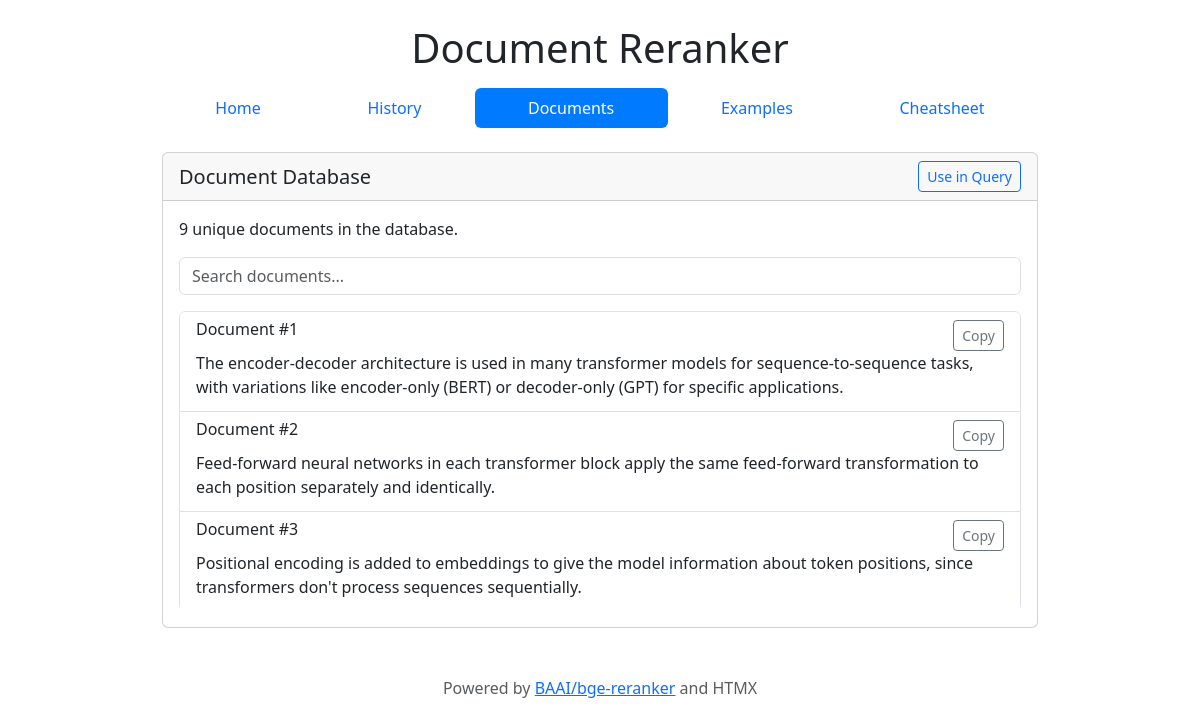
Screenshot of /documents with the database file from the repository.
### tables this page shows
CREATE TABLE documents (
            id INTEGER PRIMARY KEY AUTOINCREMENT,
            content TEXT UNIQUE NOT NULL,
            created_at TIMESTAMP DEFAULT CURRENT_TIMESTAMP
        );

### app.py (the view)
@app.route("/documents")
def documents() -> Union[str, Tuple[str, int]]:
    try:
        docs_data: List[Dict[str, Any]] = db.get_all_documents()
        logger.info(f"Documents page loaded with {len(docs_data)} documents")
        return render_template("documents.html", documents=docs_data)
    except Exception as e:
        logger.error(f"Error loading documents page: {str(e)}")
        logger.error(traceback.format_exc())
        return render_template("error.html", error=str(e))

### database.py (called while the page is built, shortened)
@contextmanager
def get_db_connection():
    logger.debug(f"Opening database connection to {DB_PATH}")
    conn = None
    try:
        conn = sqlite3.connect(DB_PATH, timeout=TIMEOUT)
        conn.row_factory = sqlite3.Row
        conn.isolation_level = None  # Enable autocommit mode
        conn.execute("BEGIN")  # Start transaction explicitly
        yield conn
        conn.execute("COMMIT")  # Commit transaction
        logger.debug("Database connection closed normally")
    finally:
        if conn:
            conn.close()

def get_all_documents():
    logger.info("Getting all documents")
    try:
        with get_db_connection() as conn:
            cursor = conn.cursor()
            cursor.execute("SELECT id, content FROM documents ORDER BY id")
            results = cursor.fetchall()
            logger.debug(f"Retrieved {len(results)} documents")
            return results
    except Exception as e:
        logger.error(f"Error in get_all_documents: {str(e)}")
        logger.error(traceback.format_exc())
        raise

### templates/documents.html (shortened to what this page needs)
{% extends "base.html" %}
{% block documents_active %}active{% endblock %}
{% block content %}
<div class="card">
    <div class="card-header d-flex justify-content-between align-items-center">
        <h5 class="card-title mb-0">Document Database</h5>
        <a href="/" class="btn btn-sm btn-outline-primary">Use in Query</a>
    </div>
    <div class="card-body">
        {% if documents %}
            <p class="mb-3">{{ documents|length }} unique documents in the database.</p>
            <div class="mb-3">
                <input type="text" class="form-control" id="document-search"
                       placeholder="Search documents..." aria-label="Search documents">
            </div>
            <div class="list-group document-list" id="document-list">
                {% for doc in documents %}
                <div class="list-group-item list-group-item-action document-item">
                    <div class="d-flex w-100 justify-content-between">
                        <h6 class="mb-1">Document #{{ doc.id }}</h6>
                        <button class="btn btn-sm btn-outline-secondary copy-btn"
                                data-content="{{ doc.content }}">Copy</button>
                    </div>
                    <p class="mb-1 document-content">{{ doc.content }}</p>
                </div>
                {% endfor %}
            </div>
        {% else %}
            <div class="alert alert-info">
                <p class="mb-0">No documents in database yet. Upload YAML files or use the app to populate the database.</p>
            </div>
        {% endif %}
    </div>
</div>
{% endblock %}

### templates/base.html (shortened to what this page needs)
<!DOCTYPE html>
<html lang="en">
<head>
    <link href="https://cdn.jsdelivr.net/npm/bootstrap@5.3.0-alpha1/dist/css/bootstrap.min.css" rel="stylesheet">
</head>
<body>
    <div class="container my-4">
        <header class="mb-4">
            <h1 class="text-center">Document Reranker</h1>
            <nav class="nav nav-pills nav-fill mt-3">
                <a class="nav-link {% block home_active %}{% endblock %}" href="/">Home</a>
                <a class="nav-link {% block history_active %}{% endblock %}" href="/history">History</a>
                <a class="nav-link {% block documents_active %}{% endblock %}" href="/documents">Documents</a>
                <a class="nav-link {% block examples_active %}{% endblock %}" href="/examples">Examples</a>
                <a class="nav-link {% block cheatsheet_active %}{% endblock %}" href="/cheatsheet">Cheatsheet</a>
            </nav>
        </header>
        <main>
            {% block content %}{% endblock %}
        </main>
        <footer class="mt-5 text-center text-muted">
            <p>Powered by <a href="https://github.com/BAAI/bge-reranker" target="_blank">BAAI/bge-reranker</a> and HTMX</p>
        </footer>
    </div>
</body>
</html>

### templates/base.html (style rules this page uses)
.container { max-width: 900px; }
.nav-pills .nav-link.active { background-color: #007bff; }
.document-list { max-height: 300px; overflow-y: auto; }

### rows the page displays
documents: id "1", content "The encoder-decoder architecture is used in many transformer models for sequence-to-sequence tasks, with variations like encoder-only (BERT) or decoder-only (GPT) for specific applications."
documents: id "2", content "Feed-forward neural networks in each transformer block apply the same feed-forward transformation to each position separately and identically."
documents: id "3", content "Positional encoding is added to embeddings to give the model information about token positions, since transformers don't process sequences sequentially."

### other values shown
{{ documents|length }} "9"
